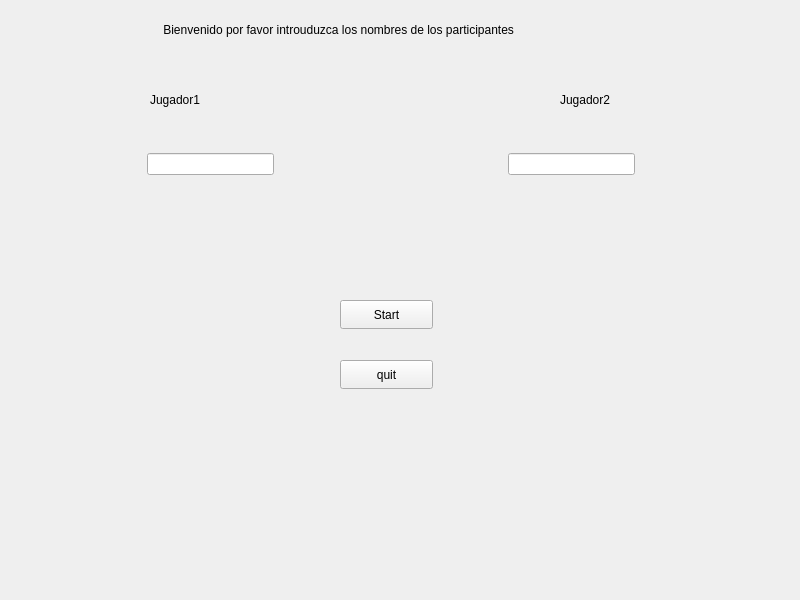
<?xml version="1.0" encoding="UTF-8"?>
<ui version="4.0">
 <class>Widget</class>
 <widget class="QWidget" name="Widget">
  <property name="geometry">
   <rect>
    <x>0</x>
    <y>0</y>
    <width>800</width>
    <height>600</height>
   </rect>
  </property>
  <property name="windowTitle">
   <string>Widget</string>
  </property>
  <property name="styleSheet">
   <string notr="true"># Widget{
background:black;
border:5px solid silver
border-raduis:15px 
}</string>
  </property>
  <widget class="QPushButton" name="start">
   <property name="geometry">
    <rect>
     <x>340</x>
     <y>300</y>
     <width>93</width>
     <height>29</height>
    </rect>
   </property>
   <property name="text">
    <string>Start</string>
   </property>
  </widget>
  <widget class="QPushButton" name="quit">
   <property name="geometry">
    <rect>
     <x>340</x>
     <y>360</y>
     <width>93</width>
     <height>29</height>
    </rect>
   </property>
   <property name="text">
    <string>quit</string>
   </property>
  </widget>
  <widget class="QLabel" name="label">
   <property name="geometry">
    <rect>
     <x>150</x>
     <y>90</y>
     <width>63</width>
     <height>20</height>
    </rect>
   </property>
   <property name="text">
    <string>Jugador1</string>
   </property>
  </widget>
  <widget class="QLabel" name="label_2">
   <property name="geometry">
    <rect>
     <x>560</x>
     <y>90</y>
     <width>63</width>
     <height>20</height>
    </rect>
   </property>
   <property name="text">
    <string>Jugador2</string>
   </property>
  </widget>
  <widget class="QWidget" name="layoutWidget">
   <property name="geometry">
    <rect>
     <x>20</x>
     <y>150</y>
     <width>742</width>
     <height>28</height>
    </rect>
   </property>
   <layout class="QHBoxLayout" name="horizontalLayout">
    <item>
     <spacer name="horizontalSpacer">
      <property name="orientation">
       <enum>Qt::Horizontal</enum>
      </property>
      <property name="sizeHint" stdset="0">
       <size>
        <width>88</width>
        <height>20</height>
       </size>
      </property>
     </spacer>
    </item>
    <item>
     <widget class="QLineEdit" name="name1"/>
    </item>
    <item>
     <spacer name="horizontalSpacer_3">
      <property name="orientation">
       <enum>Qt::Horizontal</enum>
      </property>
      <property name="sizeHint" stdset="0">
       <size>
        <width>228</width>
        <height>20</height>
       </size>
      </property>
     </spacer>
    </item>
    <item>
     <widget class="QLineEdit" name="name2"/>
    </item>
    <item>
     <spacer name="horizontalSpacer_2">
      <property name="orientation">
       <enum>Qt::Horizontal</enum>
      </property>
      <property name="sizeHint" stdset="0">
       <size>
        <width>88</width>
        <height>20</height>
       </size>
      </property>
     </spacer>
    </item>
   </layout>
  </widget>
  <widget class="QLabel" name="label_3">
   <property name="geometry">
    <rect>
     <x>160</x>
     <y>20</y>
     <width>601</width>
     <height>20</height>
    </rect>
   </property>
   <property name="text">
    <string> Bienvenido por favor introuduzca los nombres de los participantes </string>
   </property>
  </widget>
 </widget>
 <resources/>
 <connections/>
</ui>
